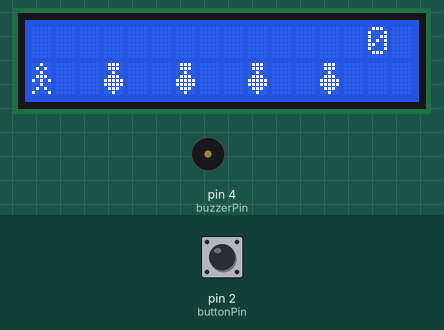
Recording of a sketch running on a simulated Arduino Uno, built with avr-gcc and run on an emulated ATmega328P. On the bench: 16×2 character LCD, buzzer (waves = sounding). The inputs (shaded band) are chosen by the test bench; at power-on: pin 2 (buttonPin) HIGH.

Above: at 0.22 s.
At 0.9 s:
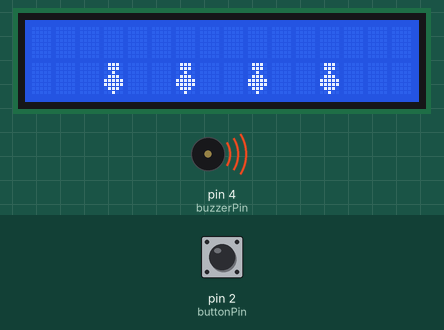
At 2.0 s:
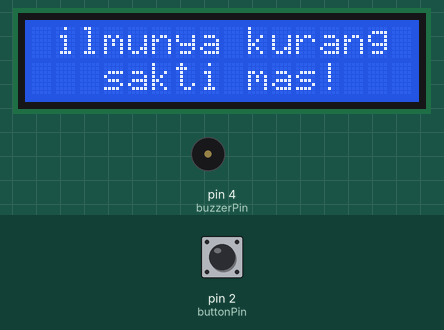
Timing chart, 0 to 3.5 s (numbered marks = the images above):
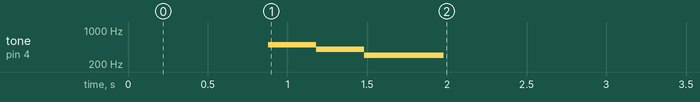

The sketch:

kiarjuno.ino
```cpp
#include <LiquidCrystal_I2C.h>
#include <Wire.h>

LiquidCrystal_I2C lcd(0x27, 16, 2);

int pos = 0;
int y = 1;
const int buttonPin = 2;
const int buzzerPin = 4;
bool gameOver = false;
int score = 0; // Variabel untuk menyimpan angka skor

byte kiarjuno[8] = {
  B00100,
  B01010,
  B00100,
  B01110,
  B10101,
  B00100,
  B01010,
  B10001
};

byte pocong[8] = {
  B01110,
  B01110,
  B00100,
  B01110,
  B11111,
  B11111,
  B01110,
  B00100
};

void setup() {
  lcd.init();
  lcd.backlight();
  lcd.createChar(0, kiarjuno);
  lcd.createChar(1, pocong);
  pinMode(buttonPin, INPUT_PULLUP);
  pinMode(buzzerPin, OUTPUT);
}

void loop() {
  if (gameOver) {
    return; // Menghentikan loop jika game over
  }

  // Bersihkan layar dan tampilkan kaktus
  lcd.clear();
  for(int i = 0; i < 4; i++) {
    lcd.setCursor(3 + (i * 3), 1);
    lcd.write((byte)1);
  }

  // Cek apakah tombol ditekan untuk membuat ki arjuno melompat
  if (digitalRead(buttonPin) == LOW) {
    y = 0;  // Dino melompat
    tone(buzzerPin, 2000); // Aktifkan buzzer dengan frekuensi 1500 Hz
  } else {
    y = 1;  // ki arjuno kembali ke bawah
    noTone(buzzerPin);     // Matikan suara buzzer
  }

  // Cek apakah ki arjuno menabrak pocong
  if (y == 1 && (pos == 3 || pos == 6 || pos == 9 || pos == 12)) {
    // Jika ki arjuno berada di posisi pocong, Game Over
    tone(buzzerPin, 500, 300); // Nada rendah untuk Game Over
    delay(300);
    tone(buzzerPin, 400, 300);
    delay(300);
    tone(buzzerPin, 300, 500);
    lcd.clear();
    lcd.setCursor(1, 0);
    lcd.print("ilmunya kurang");
    lcd.setCursor(3, 1);
    lcd.print("sakti mas!");
    gameOver = true; // Set game over flag
    score = 0; // Reset skor saat Game Over
    return;
  }

  // Tampilkan ki arjuno di posisi tertentu
  lcd.setCursor(pos, y);
  lcd.write((byte)0);

  // Gerakkan ki arjuno ke kanan
  pos++;
  if (pos > 15) {
    pos = 0;
    // ki arjuno mencapai ujung kanan, beri suara "point" dan tambahkan skor
    tone(buzzerPin, 2000, 100); // Nada tinggi untuk "point"
    delay(100);
    noTone(buzzerPin);
    score++; // Tambahkan skor
  }

  // Tampilkan angka skor di pojok kanan atas layar
  lcd.setCursor(14, 0);
  lcd.print(score);

  // Delay untuk mengontrol kecepatan animasi
  delay(250);
}
```

Measured:
- by itself, tone on pin 4 (buzzerPin): silent → 500 Hz at 0.88 s, → 400 Hz 0.30 s later, → 300 Hz 0.30 s later, → silent 0.50 s later
- what the display in image 1 shows lasts 0.6 s, from 0.9 s to 1.5 s
